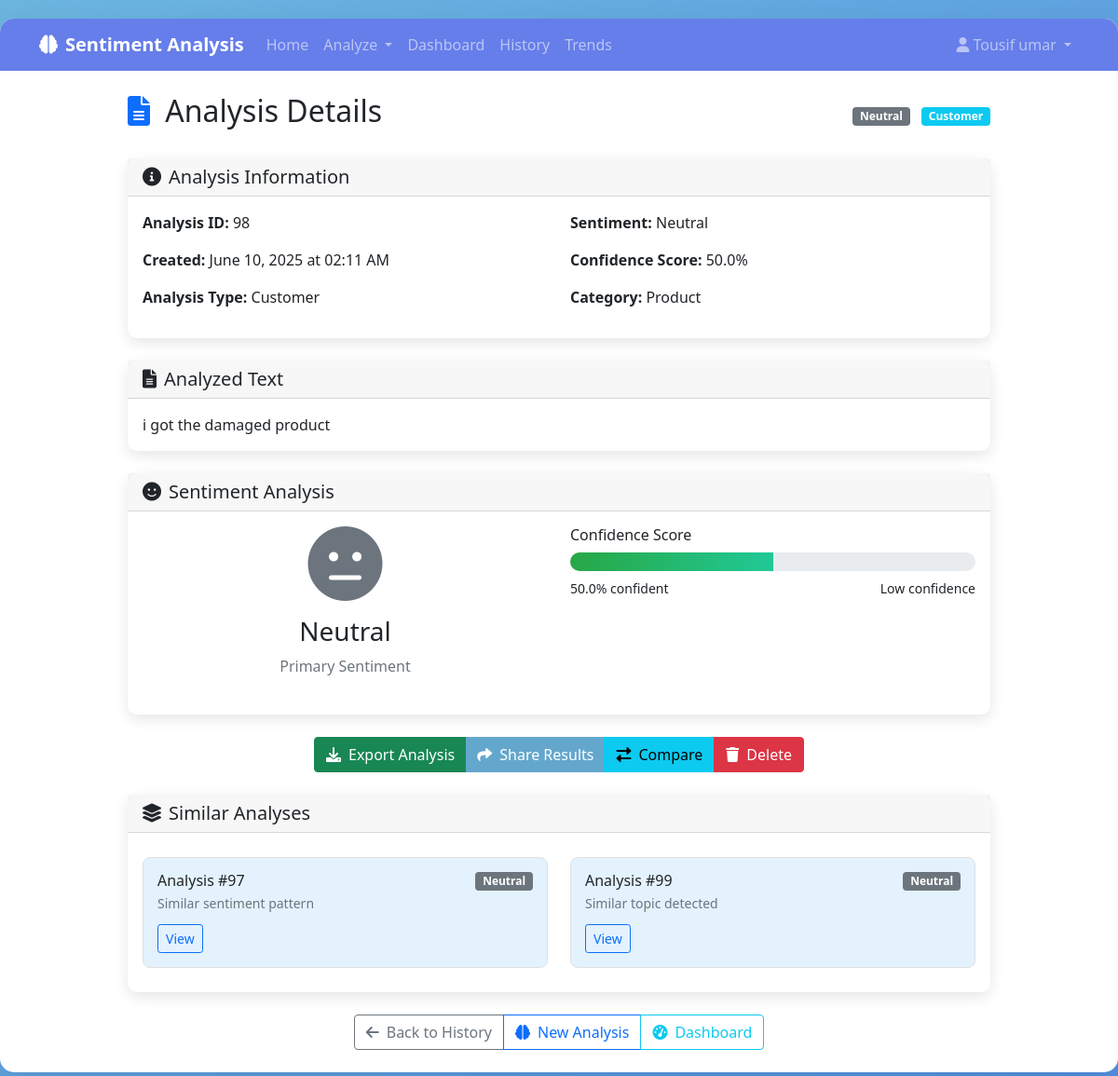
/analysis/98 (signed in), run on the app's committed database.
### app.py (models this page shows)
class SentimentAnalysis(db.Model):
    id = db.Column(db.Integer, primary_key=True)
    user_id = db.Column(db.Integer, db.ForeignKey('user.id'), nullable=True)
    text_content = db.Column(db.Text, nullable=False)
    analysis_type = db.Column(db.String(50), nullable=False)  # basic, detailed, psychological, social
    sentiment = db.Column(db.String(20), nullable=False)  # positive, negative, neutral
    confidence_score = db.Column(db.Float, nullable=False)
    emotions = db.Column(db.Text, nullable=True)  # JSON string of emotions
    psychological_insights = db.Column(db.Text, nullable=True)
    keywords = db.Column(db.Text, nullable=True)  # JSON string of keywords
    category = db.Column(db.String(50), nullable=True)
    created_at = db.Column(db.DateTime, default=datetime.utcnow)

### app.py (the view)
@app.route('/analysis/<int:analysis_id>')
def view_analysis(analysis_id):
    analysis = SentimentAnalysis.query.get_or_404(analysis_id)
    emotions = json.loads(analysis.emotions) if analysis.emotions else None
    psychological = json.loads(analysis.psychological_insights) if analysis.psychological_insights else None
    keywords = json.loads(analysis.keywords) if analysis.keywords else []
    return render_template('view_analysis.html',
                         analysis=analysis,
                         emotions=emotions,
                         psychological=psychological,
                         keywords=keywords)

### templates/view_analysis.html (shortened to what this page needs)
{% extends "base.html" %}
{% block content %}
<div class="row justify-content-center">
    <div class="col-lg-10">
        <div class="d-flex justify-content-between align-items-center mb-4">
            <h2>
                <i class="fas fa-file-alt text-primary me-2"></i>
                Analysis Details
            </h2>
            <div>
                <span class="badge bg-{{ 'success' if analysis.sentiment == 'positive' else 'danger' if analysis.sentiment == 'negative' else 'secondary' }} me-2">
                    {{ analysis.sentiment|title }}
                </span>
                <span class="badge bg-info">{{ analysis.analysis_type|title }}</span>
            </div>
        </div>
        <div class="card mb-4">
            <div class="card-header">
                <h5 class="mb-0">
                    <i class="fas fa-info-circle me-2"></i>Analysis Information
                </h5>
            </div>
            <div class="card-body">
                <div class="row">
                    <div class="col-md-6">
                        <p><strong>Analysis ID:</strong> {{ analysis.id }}</p>
                        <p><strong>Created:</strong> {{ analysis.created_at.strftime('%B %d, %Y at %I:%M %p') }}</p>
                        <p><strong>Analysis Type:</strong> {{ analysis.analysis_type|title }}</p>
                    </div>
                    <div class="col-md-6">
                        <p><strong>Sentiment:</strong> {{ analysis.sentiment|title }}</p>
                        <p><strong>Confidence Score:</strong> {{ (analysis.confidence_score * 100)|round }}%</p>
                        <p><strong>Category:</strong> {{ analysis.category|title }}</p>
                    </div>
                </div>
            </div>
        </div>
        <div class="card mb-4">
            <div class="card-header">
                <h5 class="mb-0">
                    <i class="fas fa-file-text me-2"></i>Analyzed Text
                </h5>
            </div>
            <div class="card-body">
                <p class="mb-0">{{ analysis.text_content }}</p>
            </div>
        </div>
        <div class="card mb-4">
            <div class="card-header">
                <h5 class="mb-0">
                    <i class="fas fa-smile me-2"></i>Sentiment Analysis
                </h5>
            </div>
            <div class="card-body">
                <div class="row">
                    <div class="col-md-6">
                        <div class="text-center mb-4">
                            <div class="sentiment-icon-large {{ 'text-success' if analysis.sentiment == 'positive' else 'text-danger' if analysis.sentiment == 'negative' else 'text-secondary' }}">
                                <i class="fas fa-{{ 'smile-beam' if analysis.sentiment == 'positive' else 'frown' if analysis.sentiment == 'negative' else 'meh' }} fa-5x"></i>
                            </div>
                            <h3 class="mt-3">{{ analysis.sentiment|title }}</h3>
                            <p class="text-muted">Primary Sentiment</p>
                        </div>
                    </div>
                    <div class="col-md-6">
                        <h6>Confidence Score</h6>
                        <div class="confidence-bar mb-2">
                            <div class="confidence-fill" style="width: {{ (analysis.confidence_score * 100)|round }}%"></div>
                        </div>
                        <div class="d-flex justify-content-between">
                            <small>{{ (analysis.confidence_score * 100)|round }}% confident</small>
                            <small>{{ 'High' if analysis.confidence_score > 0.8 else 'Medium' if analysis.confidence_score > 0.6 else 'Low' }} confidence</small>
                        </div>
                    </div>
                </div>
            </div>
        </div>
        <div class="text-center mb-4">
            <div class="btn-group" role="group">
                <button class="btn btn-success" onclick="exportAnalysis()">
                    <i class="fas fa-download me-2"></i>Export Analysis
                </button>
                <button class="btn btn-primary" onclick="shareAnalysis()">
                    <i class="fas fa-share me-2"></i>Share Results
                </button>
                <button class="btn btn-info" onclick="compareAnalysis()">
                    <i class="fas fa-exchange-alt me-2"></i>Compare
                </button>
                <button class="btn btn-danger" onclick="deleteAnalysis()">
                    <i class="fas fa-trash me-2"></i>Delete
                </button>
            </div>
        </div>
        <div class="card mb-4">
            <div class="card-header">
                <h5 class="mb-0">
                    <i class="fas fa-layer-group me-2"></i>Similar Analyses
                </h5>
            </div>
            <div class="card-body">
                <div class="row">
                    <div class="col-md-6">
                        <div class="analysis-card">
                            <div class="d-flex justify-content-between align-items-start">
                                <div>
                                    <h6 class="mb-1">Analysis #{{ analysis.id - 1 if analysis.id > 1 else analysis.id + 5 }}</h6>
                                    <p class="text-muted small mb-1">Similar sentiment pattern</p>
                                </div>
                                <span class="badge bg-{{ 'success' if analysis.sentiment == 'positive' else 'danger' if analysis.sentiment == 'negative' else 'secondary' }}">
                                    {{ analysis.sentiment|title }}
                                </span>
                            </div>
                            <a href="#" class="btn btn-sm btn-outline-primary mt-2">View</a>
                        </div>
                    </div>
                    <div class="col-md-6">
                        <div class="analysis-card">
                            <div class="d-flex justify-content-between align-items-start">
                                <div>
                                    <h6 class="mb-1">Analysis #{{ analysis.id + 1 }}</h6>
                                    <p class="text-muted small mb-1">Similar topic detected</p>
                                </div>
                                <span class="badge bg-{{ 'success' if analysis.sentiment == 'positive' else 'danger' if analysis.sentiment == 'negative' else 'secondary' }}">
                                    {{ analysis.sentiment|title }}
                                </span>
                            </div>
                            <a href="#" class="btn btn-sm btn-outline-primary mt-2">View</a>
                        </div>
                    </div>
                </div>
            </div>
        </div>
        <div class="text-center">
            <div class="btn-group" role="group">
                <a href="{{ url_for('analysis_history') }}" class="btn btn-outline-secondary">
                    <i class="fas fa-arrow-left me-2"></i>Back to History
                </a>
                <a href="{{ url_for('analyze_text') }}" class="btn btn-outline-primary">
                    <i class="fas fa-brain me-2"></i>New Analysis
                </a>
                <a href="{{ url_for('dashboard') }}" class="btn btn-outline-info">
                    <i class="fas fa-tachometer-alt me-2"></i>Dashboard
                </a>
            </div>
        </div>
    </div>
</div>
{% endblock %}

### templates/base.html (style rules this page uses)
body { background: linear-gradient(135deg, #6cb5df 0%, #5390e0 100%); min-height: 100vh; font-family: 'Segoe UI', Tahoma, Geneva, Verdana, sans-serif; }
.btn-primary { background: #64a7cd; border: none; }
.card { border: none; box-shadow: 0 5px 15px rgba(0,0,0,0.1); border-radius: 10px; }
.analysis-card { background: #e3f2fd; border: 1px solid #e0e0e0; border-radius: 8px; padding: 15px; margin: 10px 0; }
.confidence-bar { height: 20px; background: #e9ecef; border-radius: 10px; overflow: hidden; }
.confidence-fill { height: 100%; background: linear-gradient(90deg, #28a745, #20c997); transition: width 0.3s ease; }

### data on the page
SentimentAnalysis: sentiment "Neutral", analysis_type "Customer", id "98", created_at "June 10, 2025 at 02:11 AM", (analysis.confidence_score*100)|round "50.0", category "Product", text_content "i got the damaged product", confidence_score "Low"

### other printed values
{{ session.user_name }} "Tousif umar"
{{ analysis.id - 1 if analysis.id > 1 else analysis.id + 5 }} "97"
{{ analysis.id + 1 }} "99"
